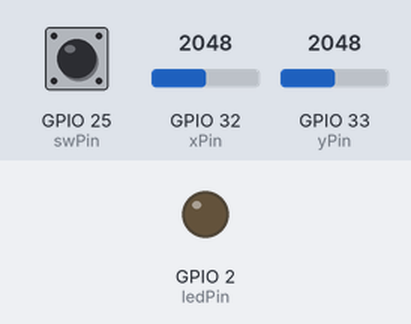
Bench run of a sketch on a simulated ESP32. Parts: output pins drawn as LEDs (lit = HIGH). Inputs (shaded band) come from the test bench; at power-on: GPIO 32 (xPin) = 2048, GPIO 25 (swPin) HIGH, GPIO 33 (yPin) = 2048. WiFi joins after 1.5 s; servers stay silent unless stated; what the sketch prints to the serial monitor is not drawn.

Above: at 2.3 s.
2.4 s: GPIO 32 (xPin) set to 2211
3.9 s: GPIO 32 (xPin) set to 2277
At 4.9 s:
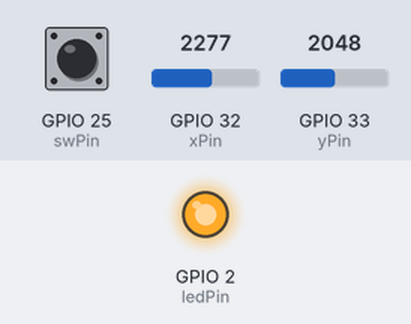
7.0 s: GPIO 32 (xPin) set to 2047
At 7.9 s:
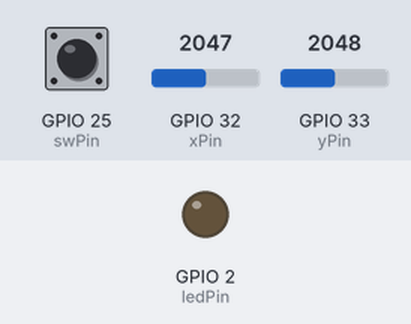
8.5 s: GPIO 32 (xPin) set to 1880
10.0 s: GPIO 32 (xPin) set to 1793
At 10.7 s:
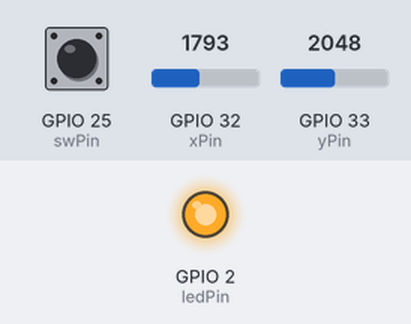
Timing chart, 0 to 12.5 s (numbered marks = the images above; inputs shaded):
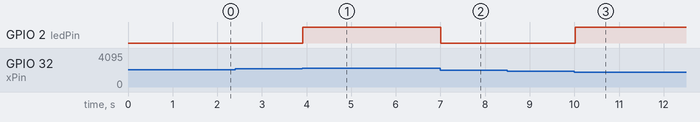

The sketch:

sender_code.ino
```cpp
#include <esp_now.h>
#include <WiFi.h>
#include <freertos/FreeRTOS.h>
#include <freertos/task.h>

// Joystick pins
const int xPin = 32;
const int yPin = 33;
const int swPin = 25;
const int ledPin = 2;  // GPIO2 for built-in LED

const int dead_zone = 200;
const int center = 2048;
bool new_data = false;

// MAC address of Receiver ESP32 (replace with your receiver's MAC)

// A4:F0:0F:69:7F:5C for TRANSMITTOR
// F4:2D:C9:59:8D:AC for RECEIVER
uint8_t receiverMac[] = { 0xF4, 0x2D, 0xC9, 0x59, 0x8D, 0xAC };

// Structure to send data
typedef struct
{
  int xValue;
  int yValue;
  int buttonState;
  int messageId;
} JoystickData;

JoystickData joystickData;
int messageCounter = 0;

// FreeRTOS handles
TaskHandle_t joystickTaskHandle = NULL;
TaskHandle_t networkTaskHandle = NULL;

// // ESP-NOW send callback
// void OnDataSent(const uint8_t *mac_addr, esp_now_send_status_t status) {
//   Serial.print("Send Status: ");
//   Serial.println(status == ESP_NOW_SEND_SUCCESS ? "Success" : "Fail");
// }

// Task 1: Read joystick values
void joystickTask(void *pvParameters) {
  while (1) {
    // Read joystick
    joystickData.xValue = analogRead(xPin);
    joystickData.yValue = analogRead(yPin);
    joystickData.buttonState = digitalRead(swPin);


    if ((joystickData.xValue < center - dead_zone || joystickData.xValue > center + dead_zone)
        || (joystickData.yValue < center - dead_zone || joystickData.yValue > center + dead_zone))

    {
      new_data = true;
      joystickData.messageId = messageCounter++;
      digitalWrite(ledPin, HIGH);
      // Print local readings
      Serial.print("📊 X: ");
      Serial.print(joystickData.xValue);
      Serial.print(" | Y: ");
      Serial.print(joystickData.yValue);
      Serial.print(" | Button: ");
      Serial.println(joystickData.buttonState == LOW ? "Pressed" : "Released");

      Serial.println("NEW DATA");
    }

    vTaskDelay(pdMS_TO_TICKS(50));  // Read every 50ms
    digitalWrite(ledPin, LOW);
  }
}

// Task 2: Send data via ESP-NOW
void networkTask(void *pvParameters) {
  while (1) {
    if (new_data) {
      // Send joystick data
      esp_err_t result = esp_now_send(receiverMac, (uint8_t *)&joystickData, sizeof(joystickData));

      if (result == ESP_OK) {
        Serial.println("📤 Data sent successfully");
      } else {
        Serial.println("❌ Error sending data");
      }
      new_data = false;
    }

    vTaskDelay(pdMS_TO_TICKS(100));  // Send every 100ms
  }
}

void setup() {
  Serial.begin(115200);
  delay(100);

  pinMode(ledPin, OUTPUT);
  digitalWrite(ledPin, LOW);

  // Initialize joystick pins
  pinMode(xPin, INPUT);
  pinMode(yPin, INPUT);
  pinMode(swPin, INPUT_PULLUP);

  Serial.println("🔧 ESP32 Transmitter Starting...");

  // Set ESP32 as Wi-Fi Station
  WiFi.mode(WIFI_STA);
  delay(500);  // Wait for WiFi radio to fully power up
  // CRITICAL: Actually start WiFi (this powers on the radio)
  WiFi.begin();  // Starts WiFi without connecting to any network
  delay(500);    // Wait for WiFi radio to fully power up

  // Initialize ESP-NOW
  if (esp_now_init() != ESP_OK) {
    Serial.println("❌ Error initializing ESP-NOW");
    return;
  }
  Serial.println("✅ ESP-NOW initialized");
  Serial.print("📡 Transmitter MAC: ");
  Serial.println(WiFi.macAddress());
  // Register send callback
  // esp_now_register_send_cb(OnDataSent);

  // Add peer (receiver)
  esp_now_peer_info_t peerInfo;

  memset(&peerInfo, 0, sizeof(peerInfo));  // Clear the structure first
  // CRITICAL: Set the interface (ESP_IF_WIFI_STA = 0 for station mode)
  peerInfo.ifidx = WIFI_IF_STA;
  memcpy(peerInfo.peer_addr, receiverMac, 6);
  peerInfo.channel = 0;
  peerInfo.encrypt = false;

  if (esp_now_add_peer(&peerInfo) != ESP_OK) {
    Serial.println("❌ Failed to add peer");
    return;
  }


  // Create FreeRTOS tasks
  xTaskCreatePinnedToCore(
    joystickTask,         // Task function
    "Joystick Task",      // Task name
    2048,                 // Stack size
    NULL,                 // Parameters
    1,                    // Priority
    &joystickTaskHandle,  // Task handle
    0                     // Core 0
  );

  xTaskCreatePinnedToCore(
    networkTask,         // Task function
    "Network Task",      // Task name
    4096,                // Stack size (larger for network)
    NULL,                // Parameters
    2,                   // Higher priority
    &networkTaskHandle,  // Task handle
    1                    // Core 1
  );

  Serial.println("✅ FreeRTOS tasks created");
}

void loop() {
  // Empty - FreeRTOS handles everything
  vTaskDelay(pdMS_TO_TICKS(1000));
}
```

Measured:
- the behaviour switches between 2248 and 2249 on GPIO 32 (xPin) (found by bisection; images 0 and 1)
- the behaviour switches between 1848 and 1847 on GPIO 32 (xPin) (found by bisection; images 2 and 3)
- after the input at 2.4 s, every drawn part: stays the same
- after the input at 3.9 s, GPIO 2 (ledPin): LOW → HIGH at once
- after the input at 7.0 s, GPIO 2 (ledPin): HIGH → LOW at once
- after the input at 8.5 s, every drawn part: stays the same
- after the input at 10.0 s, GPIO 2 (ledPin): LOW → HIGH at once
